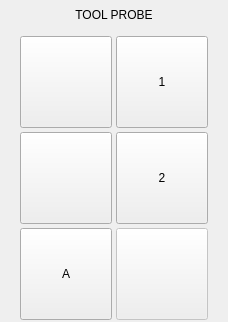
           <widget class="QWidget" name="page">
            <layout class="QVBoxLayout" name="verticalLayout_13">
             <property name="leftMargin">
              <number>0</number>
             </property>
             <property name="topMargin">
              <number>0</number>
             </property>
             <property name="rightMargin">
              <number>0</number>
             </property>
             <property name="bottomMargin">
              <number>0</number>
             </property>
             <item>
              <widget class="QLabel" name="lbl_lengths_2">
               <property name="minimumSize">
                <size>
                 <width>0</width>
                 <height>30</height>
                </size>
               </property>
               <property name="maximumSize">
                <size>
                 <width>16777215</width>
                 <height>30</height>
                </size>
               </property>
               <property name="text">
                <string>TOOL PROBE</string>
               </property>
               <property name="alignment">
                <set>Qt::AlignCenter</set>
               </property>
              </widget>
             </item>
             <item>
              <widget class="QWidget" name="widget_skew_measure_2" native="true">
               <property name="sizePolicy">
                <sizepolicy hsizetype="Preferred" vsizetype="Preferred">
                 <horstretch>0</horstretch>
                 <verstretch>0</verstretch>
                </sizepolicy>
               </property>
               <property name="minimumSize">
                <size>
                 <width>150</width>
                 <height>0</height>
                </size>
               </property>
               <property name="maximumSize">
                <size>
                 <width>16777215</width>
                 <height>16777215</height>
                </size>
               </property>
               <layout class="QGridLayout" name="gridLayout_7">
                <property name="leftMargin">
                 <number>0</number>
                </property>
                <property name="topMargin">
                 <number>0</number>
                </property>
                <property name="rightMargin">
                 <number>0</number>
                </property>
                <property name="bottomMargin">
                 <number>2</number>
                </property>
                <property name="spacing">
                 <number>4</number>
                </property>
                <item row="3" column="2">
                 <widget class="PushButton" name="pbtn_measure_diam_2">
                  <property name="enabled">
                   <bool>false</bool>
                  </property>
                  <property name="sizePolicy">
                   <sizepolicy hsizetype="Fixed" vsizetype="Fixed">
                    <horstretch>0</horstretch>
                    <verstretch>0</verstretch>
                   </sizepolicy>
                  </property>
                  <property name="minimumSize">
                   <size>
                    <width>92</width>
                    <height>92</height>
                   </size>
                  </property>
                  <property name="maximumSize">
                   <size>
                    <width>120</width>
                    <height>120</height>
                   </size>
                  </property>
                  <property name="toolTip">
                   <string>Probe Height and Diameter of the current tool</string>
                  </property>
                  <property name="text">
                   <string/>
                  </property>
                  <property name="icon">
                   <iconset>
                    <normaloff>../images/probe_icons/tool_dia.png</normaloff>../images/probe_icons/tool_dia.png</iconset>
                  </property>
                  <property name="iconSize">
                   <size>
                    <width>80</width>
                    <height>100</height>
                   </size>
                  </property>
                  <property name="checkable">
                   <bool>false</bool>
                  </property>
                  <property name="checked">
                   <bool>false</bool>
                  </property>
                  <property name="indicator_option" stdset="0">
                   <bool>false</bool>
                  </property>
                  <property name="probe" stdset="0">
                   <string>probe_tool_z_diam</string>
                  </property>
                  <attribute name="buttonGroup">
                   <string notr="true">tool_buttonGroup</string>
                  </attribute>
                 </widget>
                </item>
                <item row="2" column="0">
                 <spacer name="horizontalSpacer_9">
                  <property name="orientation">
                   <enum>Qt::Horizontal</enum>
                  </property>
                  <property name="sizeType">
                   <enum>QSizePolicy::Preferred</enum>
                  </property>
                  <property name="sizeHint" stdset="0">
                   <size>
                    <width>20</width>
                    <height>20</height>
                   </size>
                  </property>
                 </spacer>
                </item>
                <item row="2" column="3">
                 <spacer name="horizontalSpacer_10">
                  <property name="orientation">
                   <enum>Qt::Horizontal</enum>
                  </property>
                  <property name="sizeType">
                   <enum>QSizePolicy::Preferred</enum>
                  </property>
                  <property name="sizeHint" stdset="0">
                   <size>
                    <width>20</width>
                    <height>20</height>
                   </size>
                  </property>
                 </spacer>
                </item>
                <item row="1" column="2">
                 <widget class="PushButton" name="pbtn_inside_length_x_2">
                  <property name="sizePolicy">
                   <sizepolicy hsizetype="Fixed" vsizetype="Fixed">
                    <horstretch>0</horstretch>
                    <verstretch>0</verstretch>
                   </sizepolicy>
                  </property>
                  <property name="minimumSize">
                   <size>
                    <width>92</width>
                    <height>92</height>
                   </size>
                  </property>
                  <property name="maximumSize">
                   <size>
                    <width>120</width>
                    <height>120</height>
                   </size>
                  </property>
                  <property name="toolTip">
                   <string>Probe Tool Setter Z Height</string>
                  </property>
                  <property name="text">
                   <string>1</string>
                  </property>
                  <property name="icon">
                   <iconset>
                    <normaloff>../images/probe_icons/ts_height.png</normaloff>../images/probe_icons/ts_height.png</iconset>
                  </property>
                  <property name="iconSize">
                   <size>
                    <width>80</width>
                    <height>100</height>
                   </size>
                  </property>
                  <property name="checkable">
                   <bool>false</bool>
                  </property>
                  <property name="checked">
                   <bool>false</bool>
                  </property>
                  <property name="indicator_option" stdset="0">
                   <bool>false</bool>
                  </property>
                  <property name="probe" stdset="0">
                   <string>probe_ts_z</string>
                  </property>
                  <attribute name="buttonGroup">
                   <string notr="true">tool_buttonGroup</string>
                  </attribute>
                 </widget>
                </item>
                <item row="1" column="1">
                 <widget class="PushButton" name="pbtn_down_2">
                  <property name="sizePolicy">
                   <sizepolicy hsizetype="Fixed" vsizetype="Fixed">
                    <horstretch>0</horstretch>
                    <verstretch>0</verstretch>
                   </sizepolicy>
                  </property>
                  <property name="minimumSize">
                   <size>
                    <width>92</width>
                    <height>92</height>
                   </size>
                  </property>
                  <property name="maximumSize">
                   <size>
                    <width>120</width>
                    <height>120</height>
                   </size>
                  </property>
                  <property name="toolTip">
                   <string>Go to Tool Setter</string>
                  </property>
                  <property name="text">
                   <string/>
                  </property>
                  <property name="icon">
                   <iconset>
                    <normaloff>../images/probe_icons/goto_ts.png</normaloff>../images/probe_icons/goto_ts.png</iconset>
                  </property>
                  <property name="iconSize">
                   <size>
                    <width>80</width>
                    <height>100</height>
                   </size>
                  </property>
                  <property name="checkable">
                   <bool>false</bool>
                  </property>
                  <property name="checked">
                   <bool>false</bool>
                  </property>
                  <property name="indicator_option" stdset="0">
                   <bool>false</bool>
                  </property>
                  <property name="probe" stdset="0">
                   <string>goto_toolsetter</string>
                  </property>
                  <attribute name="buttonGroup">
                   <string notr="true">tool_buttonGroup</string>
                  </attribute>
                 </widget>
                </item>
                <item row="2" column="2">
                 <widget class="PushButton" name="pbtn_outside_length_x_2">
                  <property name="sizePolicy">
                   <sizepolicy hsizetype="Fixed" vsizetype="Fixed">
                    <horstretch>0</horstretch>
                    <verstretch>0</verstretch>
                   </sizepolicy>
                  </property>
                  <property name="minimumSize">
                   <size>
                    <width>92</width>
                    <height>92</height>
                   </size>
                  </property>
                  <property name="maximumSize">
                   <size>
                    <width>120</width>
                    <height>120</height>
                   </size>
                  </property>
                  <property name="toolTip">
                   <string>Probe Z Height of material </string>
                  </property>
                  <property name="text">
                   <string>2</string>
                  </property>
                  <property name="icon">
                   <iconset>
                    <normaloff>../images/probe_icons/workpiece_height.png</normaloff>../images/probe_icons/workpiece_height.png</iconset>
                  </property>
                  <property name="iconSize">
                   <size>
                    <width>80</width>
                    <height>100</height>
                   </size>
                  </property>
                  <property name="checkable">
                   <bool>false</bool>
                  </property>
                  <property name="checked">
                   <bool>false</bool>
                  </property>
                  <property name="indicator_option" stdset="0">
                   <bool>false</bool>
                  </property>
                  <property name="probe" stdset="0">
                   <string>probe_material_z</string>
                  </property>
                  <attribute name="buttonGroup">
                   <string notr="true">tool_buttonGroup</string>
                  </attribute>
                 </widget>
                </item>
                <item row="2" column="1">
                 <widget class="PushButton" name="pbtn_measure_height">
                  <property name="enabled">
                   <bool>true</bool>
                  </property>
                  <property name="sizePolicy">
                   <sizepolicy hsizetype="Fixed" vsizetype="Fixed">
                    <horstretch>0</horstretch>
                    <verstretch>0</verstretch>
                   </sizepolicy>
                  </property>
                  <property name="minimumSize">
                   <size>
                    <width>92</width>
                    <height>92</height>
                   </size>
                  </property>
                  <property name="maximumSize">
                   <size>
                    <width>120</width>
                    <height>120</height>
                   </size>
                  </property>
                  <property name="toolTip">
                   <string>Probe Height of the current tool</string>
                  </property>
                  <property name="text">
                   <string/>
                  </property>
                  <property name="icon">
                   <iconset>
                    <normaloff>../images/probe_icons/tool_height.png</normaloff>../images/probe_icons/tool_height.png</iconset>
                  </property>
                  <property name="iconSize">
                   <size>
                    <width>80</width>
                    <height>100</height>
                   </size>
                  </property>
                  <property name="checkable">
                   <bool>false</bool>
                  </property>
                  <property name="checked">
                   <bool>false</bool>
                  </property>
                  <property name="indicator_option" stdset="0">
                   <bool>false</bool>
                  </property>
                  <property name="probe" stdset="0">
                   <string>probe_tool_z</string>
                  </property>
                  <attribute name="buttonGroup">
                   <string notr="true">tool_buttonGroup</string>
                  </attribute>
                 </widget>
                </item>
                <item row="3" column="1">
                 <widget class="PushButton" name="pbtn_outside_length_x_3">
                  <property name="sizePolicy">
                   <sizepolicy hsizetype="Fixed" vsizetype="Fixed">
                    <horstretch>0</horstretch>
                    <verstretch>0</verstretch>
                   </sizepolicy>
                  </property>
                  <property name="minimumSize">
                   <size>
                    <width>92</width>
                    <height>92</height>
                   </size>
                  </property>
                  <property name="maximumSize">
                   <size>
                    <width>120</width>
                    <height>120</height>
                   </size>
                  </property>
                  <property name="toolTip">
                   <string>Probe Z Height of material </string>
                  </property>
                  <property name="text">
                   <string>A</string>
                  </property>
                  <property name="icon">
                   <iconset>
                    <normaloff>../images/probe_icons/workpiece_height.png</normaloff>../images/probe_icons/workpiece_height.png</iconset>
                  </property>
                  <property name="iconSize">
                   <size>
                    <width>80</width>
                    <height>100</height>
                   </size>
                  </property>
                  <property name="checkable">
                   <bool>false</bool>
                  </property>
                  <property name="checked">
                   <bool>false</bool>
                  </property>
                  <property name="indicator_option" stdset="0">
                   <bool>false</bool>
                  </property>
                  <property name="probe" stdset="0">
                   <string>probe_material_auto</string>
                  </property>
                 </widget>
                </item>
               </layout>
              </widget>
             </item>
            </layout>
           </widget>
